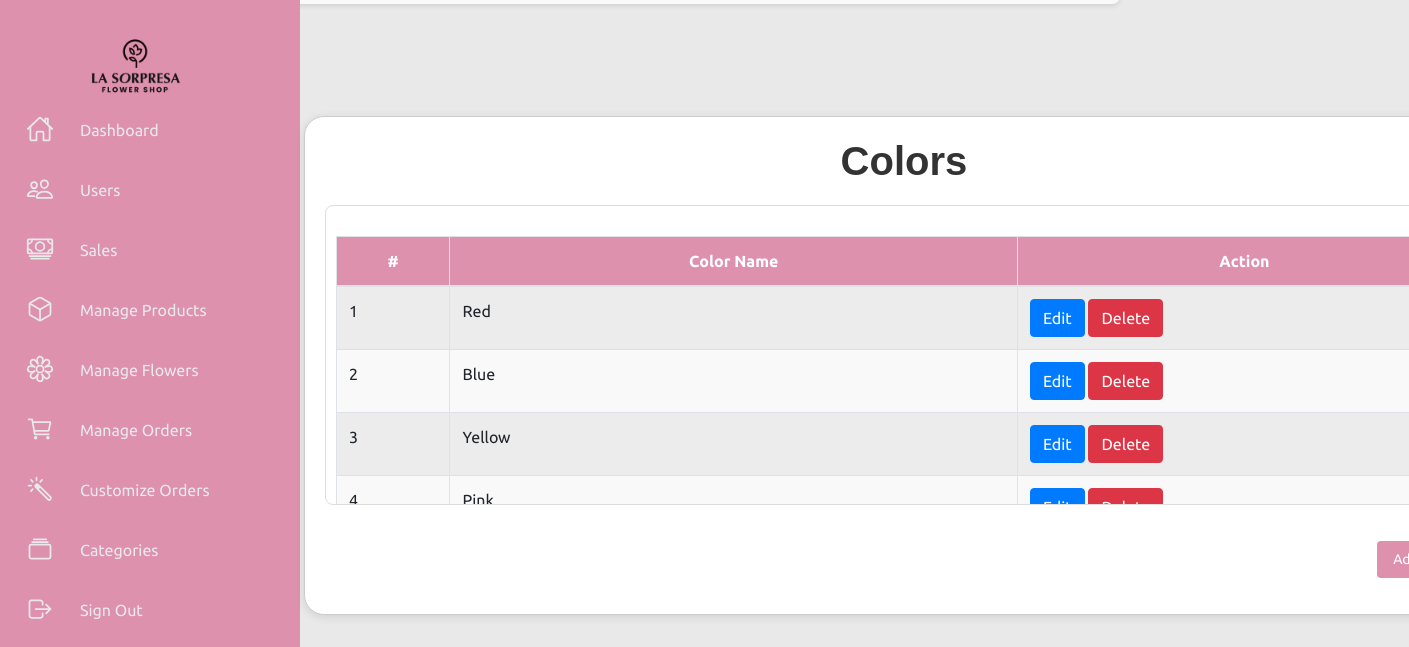
Screenshot of /admin/settings.php (signed in) with the database file from the repository.
### tables this page shows
CREATE TABLE `color` (
  `color_id` int(11) NOT NULL,
  `color_name` varchar(255) NOT NULL
);

### admin/settings.php (the view, shortened to what this page needs)
<?php
require_once('header.php');
?>
<!DOCTYPE html>
<html lang="en">
<head>
    <link rel="stylesheet" href="../css/settings.css?v.1.1">
    <link rel="stylesheet" href="../css/products.css">
</head>
<body>
    <div class="container">
        <div class="navigation">
        <ul>
                <li>
                    <a href="#">
                        <div class="logo-container">
                            <img src="../images/logo.png" alt="Logo" class="logo" />
                        </div>
                        <span class="title"></span>
                    </a>
                </li>
                <li>
                    <a href="dashboard.php">
                        <span class="icon">
                            <ion-icon name="home-outline"></ion-icon>
                        </span>
                        <span class="title">Dashboard</span>
                    </a>
                </li>
                <li>
                    <a href="users.php">
                        <span class="icon">
                            <ion-icon name="people-outline"></ion-icon>
                        </span>
                        <span class="title">Users</span>
                    </a>
                </li>
                <li>
                    <a href="sales-report.php">
                        <span class="icon">
                            <ion-icon name="cash-outline"></ion-icon>
                        </span>
                        <span class="title">Sales</span>
                    </a>
                </li>
                <li>
                    <a href="product/product.php">
                        <span class="icon">
                            <ion-icon name="cube-outline"></ion-icon>
                        </span>
                        <span class="title">Manage Products</span>
                    </a>
                </li>
                <li>
                    <a href="product/flowers.php">
                        <span class="icon">
                            <ion-icon name="flower-outline"></ion-icon>
                        </span>
                        <span class="title">Manage Flowers</span>
                    </a>
                </li>
                <li>
                    <a href="orders/order.php">
                        <span class="icon">
                            <ion-icon name="cart-outline"></ion-icon>
                        </span>
                        <span class="title">Manage Orders</span>
                    </a>
                </li>
                <li>
                    <a href="customize/customize-order.php">
                        <span class="icon">
                        <ion-icon name="color-wand-outline"></ion-icon>
                        </span>
                        <span class="title"> Customize Orders</span>
                    </a>
                </li>
                <li>
                    <a href="settings.php">
                        <span class="icon">
                            <ion-icon name="albums-outline"></ion-icon>
                        </span>
                        <span class="title">Categories</span>
                    </a>
                </li>
                <li>
                    <a href="logout.php">
                        <span class="icon">
                            <ion-icon name="log-out-outline"></ion-icon>
                        </span>
                        <span class="title">Sign Out</span>
                    </a>
                </li>
            </ul>
        </div>
        <section class="content">
            <div class="row">
                <div class="">
                    <div class="">
                        <div class="">
                        </div>
                    </div>
                </div>
            </div>
            <section class="content">
            <div class="row">
            <div class="col-md-12">
            <div class="box box-info">
            <h1>Colors</h1>
    <div class="box-body table-responsive table-container">
        <table id="example1" class="table table-bordered table-hover table-striped">
            <thead>
                <tr>
                    <th>#</th>
                    <th>Color Name</th>
                    <th>Action</th>
                </tr>
            </thead>
            <tbody>
                <?php
                $i = 0;
                $statement = $pdo->prepare("SELECT * FROM color ORDER BY color_id ASC");
                $statement->execute();
                $result = $statement->fetchAll(PDO::FETCH_ASSOC);
                foreach ($result as $row) {
                    $i++;
                    ?>
                    <tr>
                        <td><?php echo $i; ?></td>
                        <td><?php echo $row['color_name']; ?></td>
                        <td>
                            <a href="#" class="btn btn-primary btn-xs" data-toggle="modal" data-target="#editColorModal" data-id="<?php echo $row['color_id']; ?>" data-name="<?php echo $row['color_name']; ?>">Edit</a>
                            <a href="#" class="btn btn-danger btn-xs" data-href="settings/color-delete.php?id=<?php echo $row['color_id']; ?>" data-toggle="modal" data-target="#confirm-delete">Delete</a>
                        </td>
                    </tr>
                    <?php
                }
                ?>
            </tbody>
        </table>
    </div>
    <section class="content-header" style="background-color: white !important;">
    <div class="content-header-right">
        <button class="btn btn-primary btn-sm" data-toggle="modal" data-target="#addColorModal">Add New</button>
    </div>
</section>
</div>
        </section>
        </section>
    </div>
</body>

### css/style.css (style rules this page uses)
* { font-family: "Ubuntu", sans-serif; margin: 0; padding: 0; box-sizing: border-box; }
:root { --blue: #dd91ad; --white: #e9e9e9; --gray: #f5f5f5; --black1: #222; --black2: #999; }
body { min-height: 100vh; overflow-x: hidden; }
.container { position: relative; width: 100%; }
.navigation { position: fixed; width: 300px; height: 100%; background: var(--blue); border-left: 10px solid var(--blue); transition: 0.5s; overflow: hidden; }
.navigation ul { position: absolute; top: 0; left: 0; width: 100%; }
.logo-container { position: absolute; top: 20px; left: 50%; transform: translateX(-70%); z-index: 10; }
.logo { width: 100px; }
.navigation ul li { position: relative; width: 100%; list-style: none; border-top-left-radius: 30px; border-bottom-left-radius: 30px; }
.navigation ul li:nth-child(1) { margin-bottom: 40px; pointer-events: none; }
.navigation ul li a { position: relative; display: block; width: 100%; display: flex; text-decoration: none; color: var(--white); }
.navigation ul li a .icon { position: relative; display: block; min-width: 60px; height: 60px; line-height: 75px; text-align: center; }
.navigation ul li a .icon ion-icon { font-size: 1.75rem; }
.navigation ul li a .title { position: relative; display: block; padding: 0 10px; height: 60px; line-height: 60px; text-align: start; white-space: nowrap; }

### css/settings.css (style rules this page uses)
body, html { height: 100%; margin: 0; display: flex; justify-content: center; align-items: center; background-color: #e9e9e9; }
.box h1 { text-align: center; font-size: 2.5rem; color: #333; margin-bottom: 20px; font-family: Verdana, Geneva, Tahoma, sans-serif; font-weight: bold; }
table { width: 100%; border-collapse: collapse; margin: 20px 0; }
.table-container { max-height: 300px; overflow-y: auto; border: 1px solid #ddd; border-radius: 8px; margin: 20px 0; padding: 10px; }
table th { text-align: center; padding: 12px; background-color: #dd91ad; color: white; }
table th:first-child { width: 10%; }
table th:nth-child(2) { width: 50%; }
table th:last-child { width: 40%; }
table tbody { background-color: #f9f9f9; }
tbody tr { border-bottom: 1px solid #ddd; }
tbody td { padding: 12px; text-align: left; }
tbody a { color: #3498db; text-decoration: none; font-weight: bold; display: block; }
.box { background-color: #fff; border: 1px solid #ccc; box-shadow: 0 2px 10px rgba(0, 0, 0, 0.1); margin: 20px auto; margin-top: -50px; padding: 20px; width: 200%; max-width: 1200px; box-sizing: border-box; border-radius: 20px; }

### css/products.css (style rules this page uses)
* { font-family: "Ubuntu", sans-serif; margin: 0; padding: 0; box-sizing: border-box; }
:root { --blue: #dd91ad; --white: #e9e9e9; --gray: #f5f5f5; --black1: #222; --black2: #999; }
body { min-height: 100vh; overflow-x: hidden; display: flex; flex-direction: row; height: 100vh; overflow-x: hidden; }
.container { display: flex; flex: 1; }
.navigation { position: fixed; left: 0; top: 0; width: 300px; height: 100%; background: var(--blue); border-left: 10px solid var(--blue); transition: 0.5s; overflow: hidden; }
.navigation ul { position: absolute; top: 0; left: 0; width: 100%; }
.logo-container { position: absolute; top: 20px; left: 50%; transform: translateX(-70%); z-index: 10; }
.logo { width: 100px; }
.navigation ul li { position: relative; width: 100%; list-style: none; border-top-left-radius: 30px; border-bottom-left-radius: 30px; }
.navigation ul li:nth-child(1) { margin-bottom: 40px; pointer-events: none; }
.navigation ul li a { position: relative; display: block; width: 100%; display: flex; text-decoration: none; color: var(--white); }
.navigation ul li a .icon { position: relative; display: block; min-width: 60px; height: 60px; line-height: 75px; text-align: center; }
.navigation ul li a .icon ion-icon { font-size: 1.75rem; }
.navigation ul li a .title { position: relative; display: block; padding: 0 10px; height: 60px; line-height: 60px; text-align: start; white-space: nowrap; }
.content-header { display: flex; justify-content: space-between; align-items: center; padding: 1rem; background: var(--white); }
.content-header-right { margin-left: auto; }
.content-header-right .btn { padding: 0.5rem 1rem; font-size: 0.875rem; border-radius: 0.25rem; background-color: var(--blue); color: #fff; border: none; cursor: pointer; }

### rows the page displays
color: color_name "Red"
color: color_name "Blue"
color: color_name "Yellow"
color: color_name "Pink"
